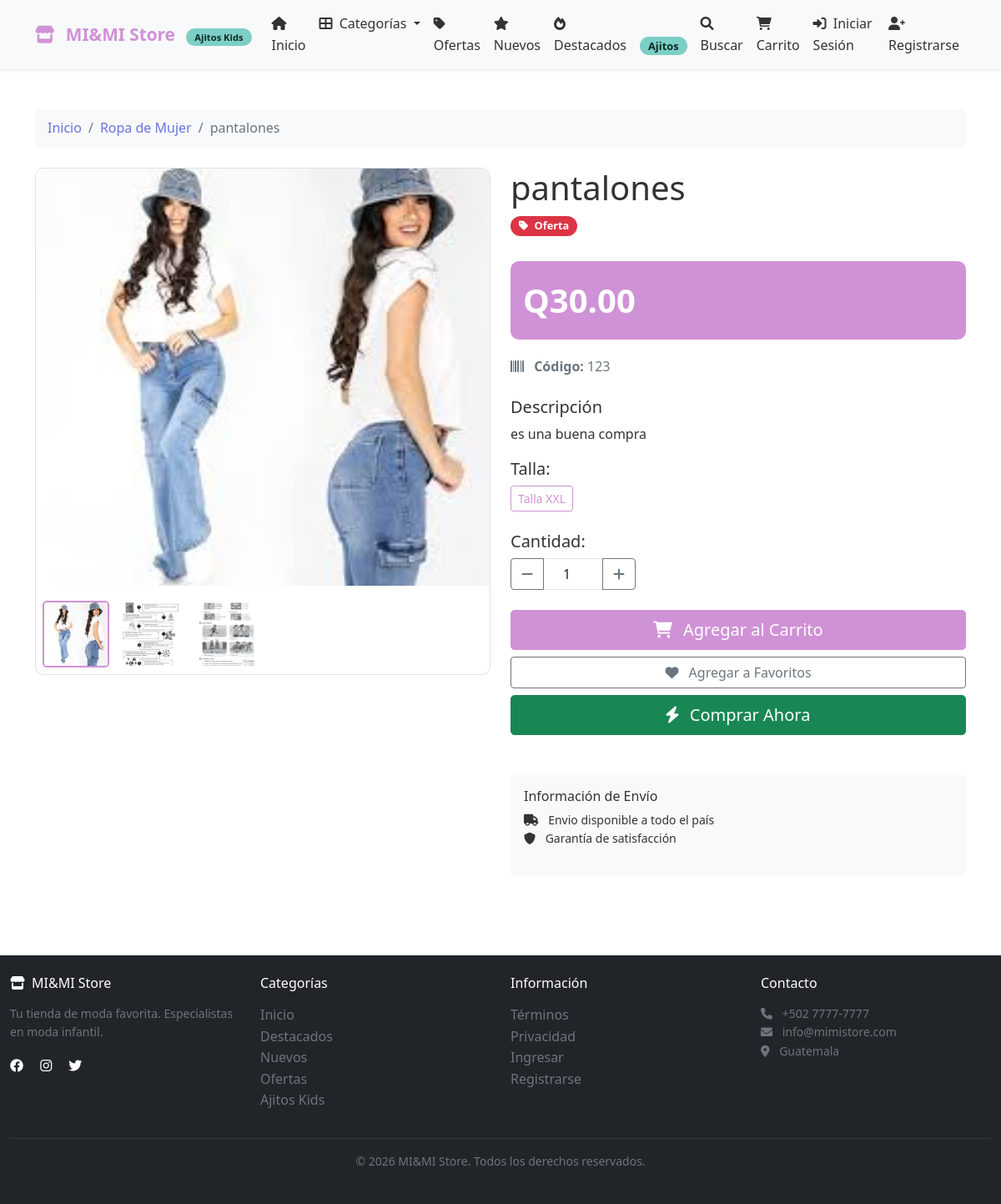
Page /cliente/producto.php?id=2 on the committed database.
### tables this page shows
CREATE TABLE `productos_raiz` (
  `id_raiz` int(11) NOT NULL,
  `codigo` varchar(50) NOT NULL,
  `nombre` varchar(200) NOT NULL,
  `descripcion` text DEFAULT NULL,
  `id_departamento` int(11) NOT NULL,
  `id_marca` int(11) DEFAULT NULL,
  `tipo_ropa` varchar(100) DEFAULT NULL,
  `precio_compra` decimal(10,2) DEFAULT NULL,
  `precio_venta` decimal(10,2) NOT NULL,
  `etiqueta` enum('oferta','nuevo','reingreso') DEFAULT 'nuevo',
  `es_ajitos` tinyint(1) DEFAULT 0,
  `activo` tinyint(1) DEFAULT 1,
  `fecha_creacion` datetime DEFAULT current_timestamp()
);

CREATE TABLE `departamentos` (
  `id_departamento` int(11) NOT NULL,
  `nombre` varchar(100) NOT NULL,
  `descripcion` text DEFAULT NULL,
  `imagen` varchar(255) DEFAULT NULL,
  `activo` tinyint(1) DEFAULT 1,
  `es_ajitos` tinyint(1) DEFAULT 0
);

CREATE TABLE `productos_raiz_fotos` (
  `id_foto` int(11) NOT NULL,
  `id_producto_raiz` int(11) NOT NULL,
  `nombre_archivo` varchar(255) NOT NULL,
  `es_principal` tinyint(1) DEFAULT 0,
  `orden` int(11) DEFAULT 0
);

### cliente/producto.php (the view, shortened to what this page needs)
<?php
$database = new Database();
$db = $database->getConnection();
$id_producto = isset($_GET['id']) ? (int)$_GET['id'] : 0;
$query = "SELECT pr.*, d.nombre as departamento_nombre,
                 (SELECT nombre_archivo FROM productos_raiz_fotos
                  WHERE id_producto_raiz = pr.id_raiz AND es_principal = 1 LIMIT 1) as imagen_principal
          FROM productos_raiz pr
          INNER JOIN departamentos d ON pr.id_departamento = d.id_departamento
          WHERE pr.id_raiz = :id AND pr.activo = 1 AND d.activo = 1";
$stmt = $db->prepare($query);
$stmt->bindParam(':id', $id_producto, PDO::PARAM_INT);
$stmt->execute();
$producto = $stmt->fetch(PDO::FETCH_ASSOC);
$variantes_query = "SELECT * FROM productos_variantes
                   WHERE id_producto_raiz = :id AND activo = 1
                   ORDER BY color, talla";
$variantes_stmt = $db->prepare($variantes_query);
$variantes_stmt->bindParam(':id', $id_producto, PDO::PARAM_INT);
$variantes_stmt->execute();
$variantes = $variantes_stmt->fetchAll(PDO::FETCH_ASSOC);
$fotos_query = "SELECT * FROM productos_raiz_fotos
               WHERE id_producto_raiz = :id
               ORDER BY es_principal DESC";
$fotos_stmt = $db->prepare($fotos_query);
$fotos_stmt->bindParam(':id', $id_producto, PDO::PARAM_INT);
$fotos_stmt->execute();
$fotos = $fotos_stmt->fetchAll(PDO::FETCH_ASSOC);
?>
<!DOCTYPE html>
<html lang="es">
<head>
    <link href="https://cdn.jsdelivr.net/npm/bootstrap@5.1.3/dist/css/bootstrap.min.css" rel="stylesheet">
    <link rel="stylesheet" href="https://cdnjs.cloudflare.com/ajax/libs/font-awesome/6.0.0/css/all.min.css">
    <link rel="stylesheet" href="../assets/css/bootstrap-custom.css">
    <link rel="stylesheet" href="../assets/css/style.css">
</head>
<body>
    <?php include 'includes/header.php'; ?>
    <div class="container py-5">
        <nav aria-label="breadcrumb" class="mb-4">
            <ol class="breadcrumb">
                <li class="breadcrumb-item"><a href="index.php">Inicio</a></li>
                <li class="breadcrumb-item">
                    <a href="categoria.php?id=<?php echo $producto['id_departamento']; ?>">
                        <?php echo htmlspecialchars($producto['departamento_nombre']); ?>
                    </a>
                </li>
                <li class="breadcrumb-item active"><?php echo htmlspecialchars($producto['nombre']); ?></li>
            </ol>
        </nav>
        <div class="row">
            <div class="col-md-6 mb-4">
                <div class="product-gallery">
                    <img src="../uploads/productos/<?php echo htmlspecialchars($producto['imagen_principal'] ?? 'no-image.jpg'); ?>"
                         alt="<?php echo htmlspecialchars($producto['nombre']); ?>"
                         class="main-image" id="mainImage">
                    <?php if (!empty($fotos)): ?>
                    <div class="thumbnails p-2">
                        <?php foreach ($fotos as $foto): ?>
                        <img src="../uploads/productos/<?php echo htmlspecialchars($foto['nombre_archivo']); ?>"
                             alt="Foto"
                             class="thumbnail <?php echo $foto['es_principal'] ? 'active' : ''; ?>"
                             onclick="document.getElementById('mainImage').src='../uploads/productos/<?php echo htmlspecialchars($foto['nombre_archivo']); ?>'; document.querySelectorAll('.thumbnail').forEach(t => t.classList.remove('active')); this.classList.add('active');">
                        <?php endforeach; ?>
                    </div>
                    <?php endif; ?>
                </div>
            </div>
            <div class="col-md-6">
                <h1><?php echo htmlspecialchars($producto['nombre']); ?></h1>
                <div class="mb-3">
                    <?php if ($producto['etiqueta'] == 'oferta'): ?>
                        <span class="badge bg-danger badge-info">
                            <i class="fas fa-tag me-1"></i> Oferta
                        </span>
                    <?php elseif ($producto['etiqueta'] == 'nuevo'): ?>
                        <span class="badge bg-success badge-info">
                            <i class="fas fa-star me-1"></i> Nuevo
                        </span>
                    <?php endif; ?>
                </div>
                <div class="price-tag">
                    <div class="price-value" id="precioProducto">Q<?php echo number_format($producto['precio_venta'], 2); ?></div>
                </div>
                <p class="text-muted mb-4">
                    <i class="fas fa-barcode me-2"></i>
                    <strong>Código:</strong> <?php echo htmlspecialchars($producto['codigo']); ?>
                </p>
                <h5>Descripción</h5>
                <p><?php echo nl2br(htmlspecialchars($producto['descripcion'])); ?></p>
                <?php if (!empty($variantes)): ?>
                <div class="mb-4">
                    <div class="mb-4">
                        <h5>Talla:</h5>
                        <div class="d-flex flex-wrap gap-2" id="tallasContainer">
                        </div>
                    </div>
                </div>
                <?php endif; ?>
                <div class="mb-4">
                    <h5>Cantidad:</h5>
                    <div class="input-group" style="width: 150px;">
                        <button class="btn btn-outline-secondary" type="button" id="decreaseQty">
                            <i class="fas fa-minus"></i>
                        </button>
                        <input type="number" class="form-control text-center" id="cantidad" value="1" min="1">
                        <button class="btn btn-outline-secondary" type="button" id="increaseQty">
                            <i class="fas fa-plus"></i>
                        </button>
                    </div>
                </div>
                <div class="d-grid gap-2">
                    <button class="btn btn-primary btn-lg" onclick="verificarLoginCarrito(<?php echo $producto['id_raiz']; ?>)">
                        <i class="fas fa-shopping-cart me-2"></i> Agregar al Carrito
                    </button>
                    <button class="btn btn-outline-secondary" onclick="verificarLoginFavorito()">
                        <i class="fas fa-heart me-2"></i> Agregar a Favoritos
                    </button>
                    <button class="btn btn-success btn-lg" onclick="verificarLoginComprar(<?php echo $producto['id_raiz']; ?>)">
                        <i class="fas fa-bolt me-2"></i> Comprar Ahora
                    </button>
                </div>
                <div class="mt-5 p-3 bg-light rounded">
                    <h6>Información de Envío</h6>
                    <p class="small mb-0">
                        <i class="fas fa-truck me-2"></i> Envio disponible a todo el país
                    </p>
                    <p class="small">
                        <i class="fas fa-shield-alt me-2"></i> Garantía de satisfacción
                    </p>
                </div>
            </div>
        </div>
    </div>
    <?php include '../includes/footer.php'; ?>
</body>
</html>

### rows in the picture
productos_raiz: id_departamento.nombre "Ropa de Mujer", nombre "pantalones", precio_venta "30.00", codigo "123", descripcion "es una buena compra"
productos_raiz_fotos: nombre_archivo (picture)
productos_raiz_fotos: nombre_archivo (picture)
productos_raiz_fotos: nombre_archivo (picture)

### other values in the picture
SITE_NAME "MI&MI Store"
AJITOS_NAME "Ajitos Kids"
